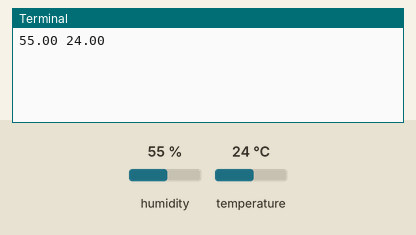
Recording of a program running on a simulated Raspberry Pi (BCM pin numbers). Shown: the last lines printed to the terminal. Inputs (shaded band) come from the test bench; at power-on: humidity 55 %, temperature 24 °C.

Above: at 1.2 s.
1.3 s: humidity set to 22 %
At 4.5 s:
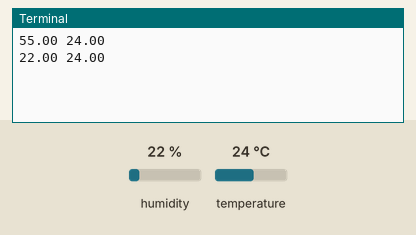
5.9 s: temperature set to 12 °C
At 8.1 s:
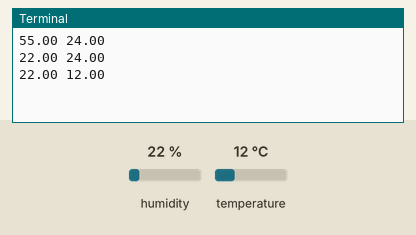
10.5 s: humidity set to 40 %
At 11.7 s:
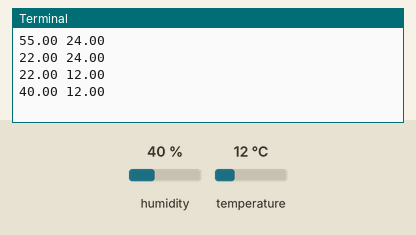
Timing chart, 0 to 13.5 s (numbered marks = the images above; inputs shaded):
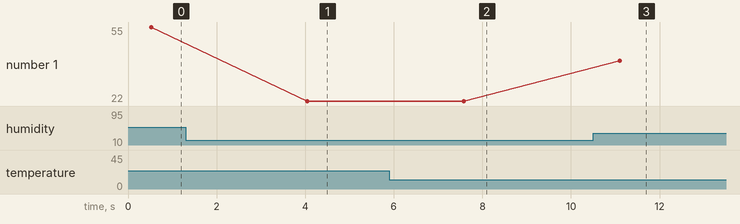

Measured:
- after the input at 1.3 s, the terminal: prints a new line after 2.8 s (image 1)
- after the input at 5.9 s, the terminal: prints a new line after 1.7 s (image 2)
- after the input at 10.5 s, the terminal: prints a new line after 0.60 s (image 3)
- plotted number 1: 55 → 22 after the input at 1.3 s, 22 → 40 after the input at 10.5 s

The program:

DHT22_read.py
```python
import sys
import Adafruit_DHT as dht
import time
from ADCDevice import *
from urllib.request import urlopen
from time import sleep


def DHT22_data():
    # Reading from DHT22 and storing the temperature and humidity
    humi, temp = dht.read_retry(dht.DHT22, 4)
    return humi, temp


while True:
    try:

        #Read value from DHT22
        humi, temp = DHT22_data()
        #test below lines
        humi = '%.2f' % humi
        temp = '%.2f' % temp
        print(humi, temp)

        # DHT22 requires 2 seconds to give a reading, so make sure to add delay of above 2 seconds.
        sleep(3)
    except:
        raise Exception()
        break
```
